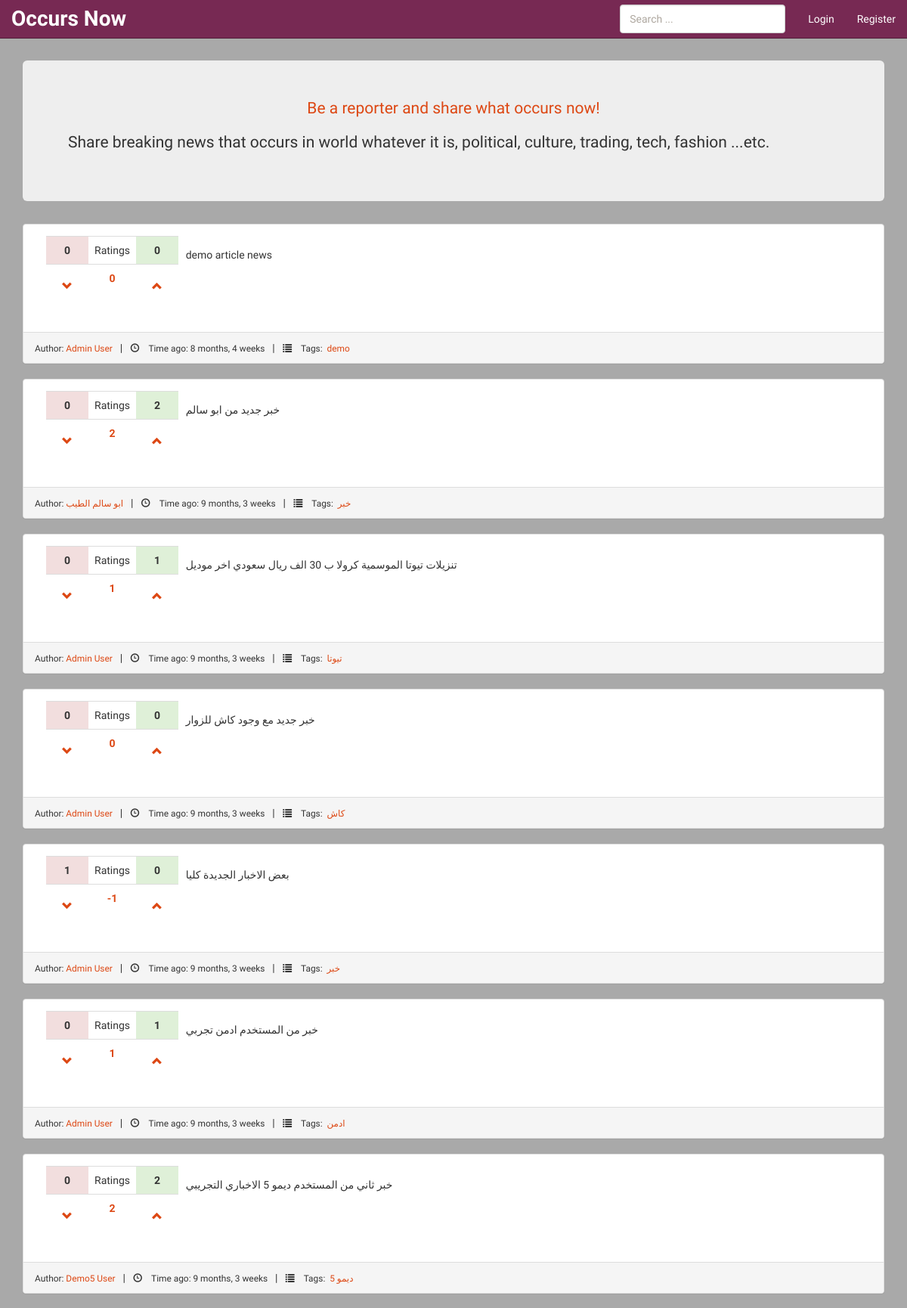
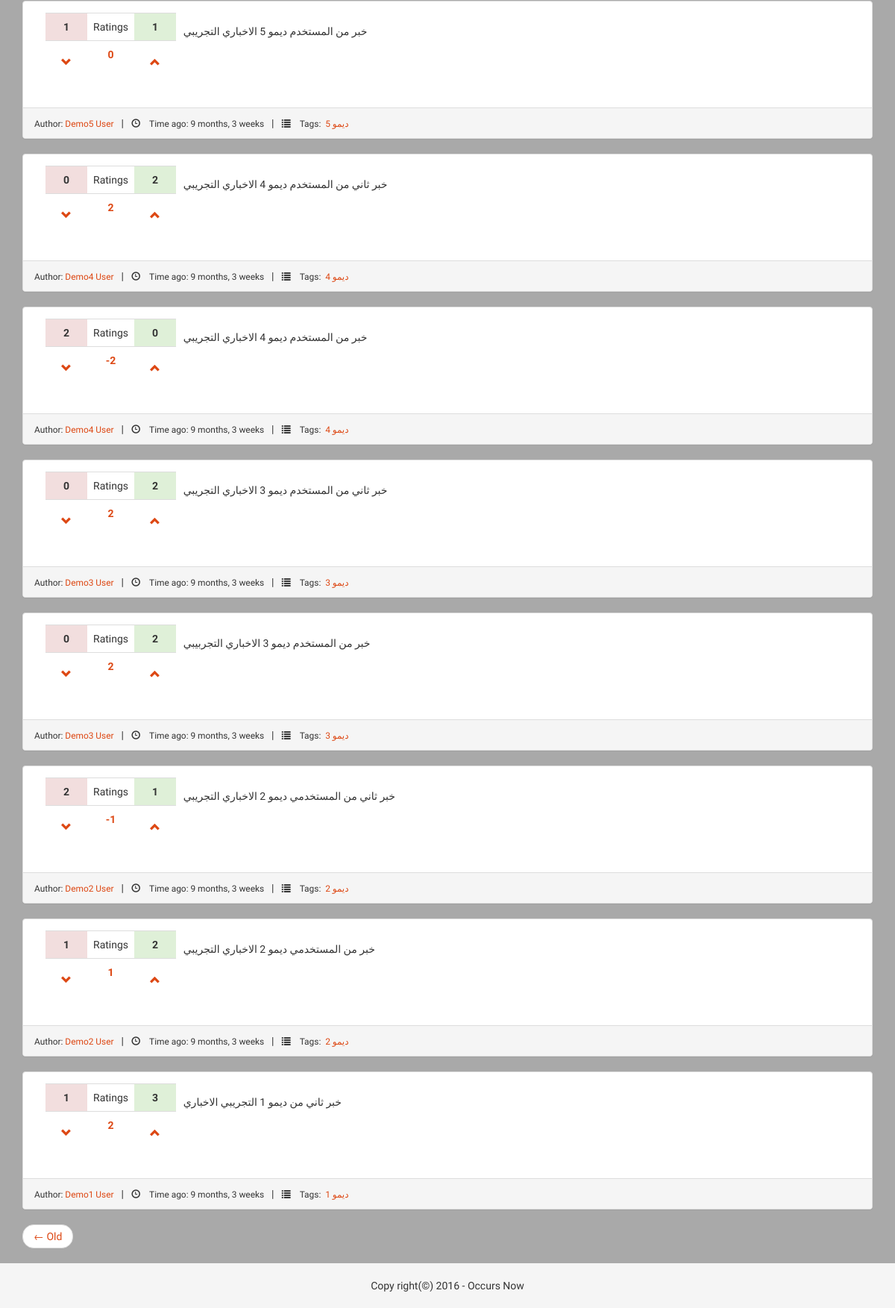
The page / on the database its author committed (2 pictures, top to bottom).
### home/models.py (models this page shows, shortened)
class Post(models.Model):
    content = models.CharField(max_length=300)
    user = models.ForeignKey(User)
    tags = TaggableManager()
    rate_up = models.IntegerField(default=0)
    rate_down = models.IntegerField(default=0)
    rated_by = models.ManyToManyField(User, related_name='rated_posts', symmetrical=False, null=True)
    created_at = models.DateTimeField(auto_now_add=True, auto_now=False, blank=True)
    updated_at = models.DateTimeField(auto_now=True, auto_now_add=False, blank=True)
    class Meta:
        db_table = 'post'
        ordering = ['-created_at']

### home/views.py (the view)
# urls.py: url(r'^$', views.index, name='index'),
def index(request, form=None):
    if request.user.is_authenticated():
        post_form = form or PostForm()
        user = request.user
        posts_list = functions.get_user_posts(user) | functions.get_posts_buddies(user)
        paginator = Paginator(posts_list, constants.PER_PAGE)
        page = request.GET.get('page')
        try:
            posts = paginator.page(page)
        except PageNotAnInteger:
            posts = paginator.page(1)
        except EmptyPage:
            posts = paginator.page(paginator.num_pages)
        context = {'post_form': post_form, 'user': user, 'posts': posts, 'next': '/'}
        return render(request, 'home/index.html', context)
    else:
        posts_list = functions.get_public_posts()
        paginator = Paginator(posts_list, constants.PER_PAGE)
        page = request.GET.get('page')
        try:
            posts = paginator.page(page)
        except PageNotAnInteger:
            posts = paginator.page(1)
        except EmptyPage:
            posts = paginator.page(paginator.num_pages)
        context = {'posts': posts, 'next': '/'}
        return render(request, 'home/index.html', context)

### accounts/forms.py
class LoginForm(forms.Form):
    username = forms.CharField(label=_('Username'),
                               widget=forms.TextInput(attrs={'class': 'form-control',
                                                             'placeholder': _('Username'),
                                                             'required': 'required',
                                                             'title': _('Username is required')}))
    password = forms.CharField(label=_('Password'),
                               widget=forms.PasswordInput(attrs={'class': 'form-control',
                                                                 'placeholder': _('Password'),
                                                                 'required': 'required',
                                                                 'title': _('is required Password')}))

### home/templatetags/login_register.py (called while the page is built)
@register.inclusion_tag('includes/login_register.html')
def login_register_forms():
    return {'login_form': LoginForm(), 'register_form': RegisterForm()}

### home/templatetags/rating.py (called while the page is built)
@register.filter
def total_rating(post):
    return post.rate_up - post.rate_down

### utils/functions.py (called while the page is built)
def get_public_posts():
    posts_count = Post.objects.count()
    posts_dict = cache.get('posts_dict')
    if posts_dict and posts_dict['posts_count'] == posts_count:
        return posts_dict['posts_list']
    else:
        posts_list = Post.objects.prefetch_related().all()
        posts_dict = {'posts_list': posts_list, 'posts_count': posts_count}
        cache.set('posts_dict', posts_dict, constants.CACHE_DURATION)
        return posts_list

### home/templates/home/index.html (shortened to what this page needs)
{% extends 'base.html' %}
{% load static %}
{% load i18n %}
{% block content %}
    {% include "includes/posts.html" %}
{% endblock %}

### templates/includes/posts.html (shortened to what this page needs)
{% load static %}
{% load i18n %}
{% load rating %}
{% if posts %}
    {% for post in posts.object_list %}
        <div class="panel panel-default">
            <div class="panel-body">
                <div class="col-lg-2 col-md-2 hidden-sm hidden-xs">
                    <table id="tbl-rating" class="table">
                        <tr>
                            <td data-name="rating-down" class="text-center bg-danger" title="{% trans "rate down" %}">
                                <b>{{ post.rate_down }}</b>
                            </td>
                            <td class="text-center">{% trans "Ratings" %}</td>
                            <td data-name="rating-up" class="text-center bg-success" title="{% trans "rate up" %}">
                                <b>{{ post.rate_up }}</b>
                            </td>
                        </tr>
                        <tr>
                            <td class="text-center">
                                <div class="rate-down">
                                    <button type="submit" data-postid="{{ post.id }}"
                                            class="glyphicon glyphicon-chevron-down btn btn-large btn-link"></button>
                                </div>
                            </td>
                            <td data-name="total-rating" class="text-center text-primary">
                                <b title="{% trans "Total Rates" %}">
                                    {{ post|total_rating }}
                                </b>
                            </td>
                            <td class="text-center">
                                <div class="rate-up">
                                    <button type="submit" data-postid="{{ post.id }}" data-toggle="popover"
                                            class="glyphicon glyphicon-chevron-up btn btn-large btn-link"></button>
                                </div>
                            </td>
                        </tr>
                    </table>
                </div>
                <div class="col-lg-10 col-md-10 col-xs-12 col-sm-12" style="margin-top: 15px;">
                    <p class="post-content">{{ post.content }}</p>
                </div>
            </div>
            <div class="panel-footer">
                <small> {% trans "Author" %}: <a href="{% url 'user_page' post.user.username %}">{{ post.user.get_full_name }}</a>
                </small>
                &nbsp; | &nbsp;
                <small><span
                        class="glyphicon glyphicon-time">&nbsp;</span>{% trans "Time ago" %}: {{ post.created_at|timesince }}
                </small>
                &nbsp; | &nbsp;
                <small><span class="glyphicon glyphicon-list">&nbsp;</span>{% trans "Tags" %}:&nbsp;
                    {% for tag in post.tags.all %}
                        <a href="{% url 'home:tag_page' tag %}">{{ tag }}</a>{% if not forloop.last %},{% endif %}
                    {% endfor %}
                </small>
            </div>
        </div>
    {% endfor %}
    <nav>
        <ul class="pager">
            {% if posts.has_next %}
                <li class="pull-left">
                    <a href="?page={{ posts.next_page_number }}">
                        <span aria-hidden="true">&larr;</span> {% trans "Old" %}
                    </a>
                </li>
            {% endif %}
        </ul>
    </nav>
{% else %}
    <p>{% trans "Sorry nothing here yet!" %}</p>
{% endif %}

### static/css/style.css (style rules this page uses)
html { position: relative; min-height: 100%; }
body { background-color: darkgrey; margin-bottom: 60px; padding-top: 20px; }

### rows shown on the page
Post: rate_down "0", rate_up "0", rate_up+rate_down "0", content "demo article news", user.get_full_name "Admin User", created_at "8 months, 4 weeks"
Tag: name "demo"
Post: rate_down "0", rate_up "2", rate_up+rate_down "2", content "خبر جديد من ابو سالم", user.get_full_name "ابو سالم الطيب", created_at "9 months, 3 weeks"
Tag: name "خبر"
Post: rate_down "0", rate_up "1", rate_up+rate_down "1", content "تنزيلات تيوتا الموسمية كروﻻ ب 30 الف ريال سعودي اخر موديل", user.get_full_name "Admin User", created_at "9 months, 3 weeks"
Tag: name "تيوتا"
Post: rate_down "0", rate_up "0", rate_up+rate_down "0", content "خبر جديد مع وجود كاش للزوار", user.get_full_name "Admin User", created_at "9 months, 3 weeks"
Tag: name "كاش"
Post: rate_down "1", rate_up "0", rate_up+rate_down "-1", content "بعض اﻻخبار الجديدة كليا", user.get_full_name "Admin User", created_at "9 months, 3 weeks"
Post: rate_down "0", rate_up "1", rate_up+rate_down "1", content "خبر من المستخدم ادمن تجربي", user.get_full_name "Admin User", created_at "9 months, 3 weeks"
Tag: name "ادمن"
Post: rate_down "0", rate_up "2", rate_up+rate_down "2", content "خبر ثاني من المستخدم ديمو 5 اﻻخباري التجريبي", user.get_full_name "Demo5 User", created_at "9 months, 3 weeks"
Tag: name "ديمو 5"
Post: rate_down "1", rate_up "1", rate_up+rate_down "0", content "خبر من المستخدم ديمو 5 اﻻخباري التجريبي", user.get_full_name "Demo5 User", created_at "9 months, 3 weeks"
Post: rate_down "0", rate_up "2", rate_up+rate_down "2", content "خبر ثاني من المستخدم ديمو 4 اﻻخباري التجريبي", user.get_full_name "Demo4 User", created_at "9 months, 3 weeks"
Tag: name "ديمو 4"
Post: rate_down "2", rate_up "0", rate_up+rate_down "-2", content "خبر من المستخدم ديمو 4 اﻻخباري التجريبي", user.get_full_name "Demo4 User", created_at "9 months, 3 weeks"
Post: rate_down "0", rate_up "2", rate_up+rate_down "2", content "خبر ثاني من المستخدم ديمو 3 اﻻخباري التجريبي", user.get_full_name "Demo3 User", created_at "9 months, 3 weeks"
Tag: name "ديمو 3"
Post: rate_down "0", rate_up "2", rate_up+rate_down "2", content "خبر من المستخدم ديمو 3 اﻻخباري التجربيبي", user.get_full_name "Demo3 User", created_at "9 months, 3 weeks"
Post: rate_down "2", rate_up "1", rate_up+rate_down "-1", content "خبر ثاني من المستخدمي ديمو 2 اﻻخباري التجريبي", user.get_full_name "Demo2 User", created_at "9 months, 3 weeks"
Tag: name "ديمو 2"
Post: rate_down "1", rate_up "2", rate_up+rate_down "1", content "خبر من المستخدمي ديمو 2 اﻻخباري التجريبي", user.get_full_name "Demo2 User", created_at "9 months, 3 weeks"
Post: rate_down "1", rate_up "3", rate_up+rate_down "2", content "خبر ثاني من ديمو 1 التجريبي اﻻخباري", user.get_full_name "Demo1 User", created_at "9 months, 3 weeks"
Tag: name "ديمو 1"
